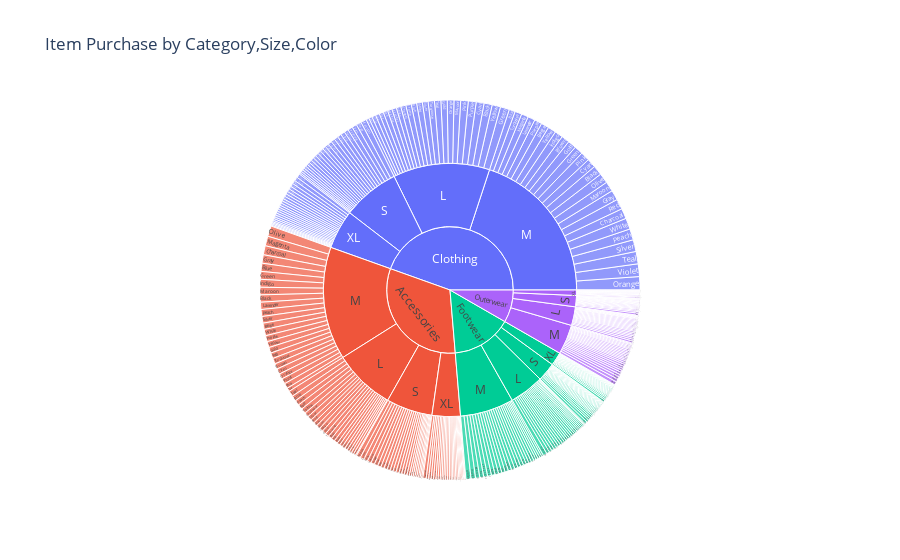

Source (notebook cell):
### Code cell
fig = px.sunburst(df, path=['Category','Size','Color'],title='Item Purchase by Category,Size,Color')
fig.show()

### Figure 1 — Plotly figure (JSON) as saved in the notebook; plotly's stock layout.template omitted (floating-point values rounded to 4 significant figures; data arrays with more than 128 entries replaced by an {"elided": "..."} marker saying what was removed)
{"data": [{"branchvalues": "total", "domain": {"x": [0, 1], "y": [0, 1]}, "hovertemplate": "labels=%{label}<br>count=%{value}<br>parent=%{parent}<br>id=%{id}<extra></extra>", "ids": {"elided": "407 str values"}, "labels": {"elided": "407 str values"}, "name": "", "parents": {"elided": "407 str values"}, "type": "sunburst", "values": {"elided": "407 int values"}}], "layout": {"legend": {"tracegroupgap": 0}, "title": {"text": "Item Purchase by Category,Size,Color"}}}
